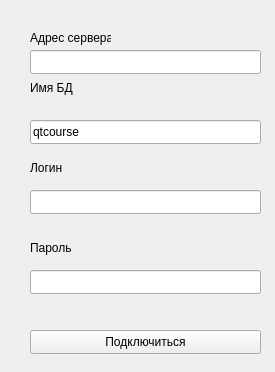
<?xml version="1.0" encoding="UTF-8"?>
<ui version="4.0">
 <class>ConnectionDialog</class>
 <widget class="QWidget" name="ConnectionDialog">
  <property name="geometry">
   <rect>
    <x>0</x>
    <y>0</y>
    <width>275</width>
    <height>372</height>
   </rect>
  </property>
  <property name="windowTitle">
   <string>Form</string>
  </property>
  <widget class="QLabel" name="label">
   <property name="geometry">
    <rect>
     <x>30</x>
     <y>30</y>
     <width>81</width>
     <height>16</height>
    </rect>
   </property>
   <property name="text">
    <string>Адрес сервера</string>
   </property>
  </widget>
  <widget class="QLabel" name="label_2">
   <property name="geometry">
    <rect>
     <x>30</x>
     <y>80</y>
     <width>49</width>
     <height>16</height>
    </rect>
   </property>
   <property name="text">
    <string>Имя БД</string>
   </property>
  </widget>
  <widget class="QLabel" name="label_3">
   <property name="geometry">
    <rect>
     <x>30</x>
     <y>160</y>
     <width>49</width>
     <height>16</height>
    </rect>
   </property>
   <property name="text">
    <string>Логин</string>
   </property>
  </widget>
  <widget class="QLabel" name="label_4">
   <property name="geometry">
    <rect>
     <x>30</x>
     <y>240</y>
     <width>49</width>
     <height>16</height>
    </rect>
   </property>
   <property name="text">
    <string>Пароль</string>
   </property>
  </widget>
  <widget class="QPushButton" name="pushButton">
   <property name="geometry">
    <rect>
     <x>30</x>
     <y>330</y>
     <width>231</width>
     <height>24</height>
    </rect>
   </property>
   <property name="text">
    <string>Подключиться</string>
   </property>
  </widget>
  <widget class="QLineEdit" name="lineEdit">
   <property name="geometry">
    <rect>
     <x>30</x>
     <y>50</y>
     <width>231</width>
     <height>24</height>
    </rect>
   </property>
  </widget>
  <widget class="QLineEdit" name="lineEdit_2">
   <property name="geometry">
    <rect>
     <x>30</x>
     <y>120</y>
     <width>231</width>
     <height>24</height>
    </rect>
   </property>
   <property name="text">
    <string>qtcourse</string>
   </property>
  </widget>
  <widget class="QLineEdit" name="lineEdit_3">
   <property name="geometry">
    <rect>
     <x>30</x>
     <y>190</y>
     <width>231</width>
     <height>24</height>
    </rect>
   </property>
  </widget>
  <widget class="QLineEdit" name="lineEdit_4">
   <property name="geometry">
    <rect>
     <x>30</x>
     <y>270</y>
     <width>231</width>
     <height>24</height>
    </rect>
   </property>
  </widget>
 </widget>
 <resources/>
 <connections/>
</ui>
